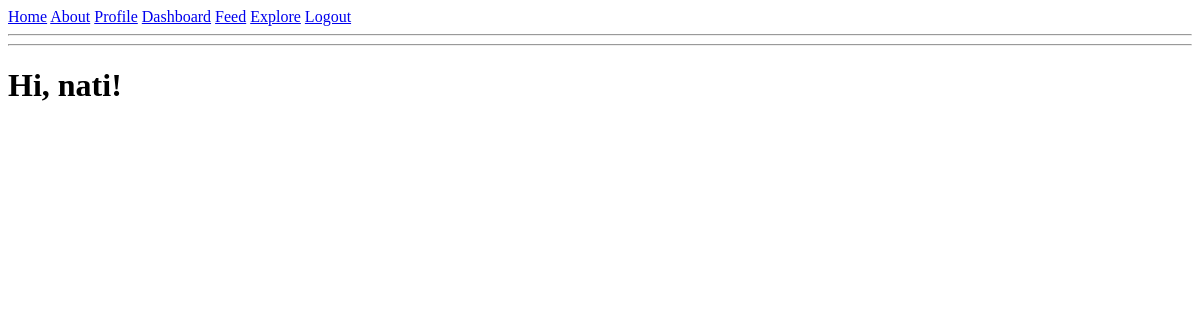
Page /explore (signed in) on the earlier database version.
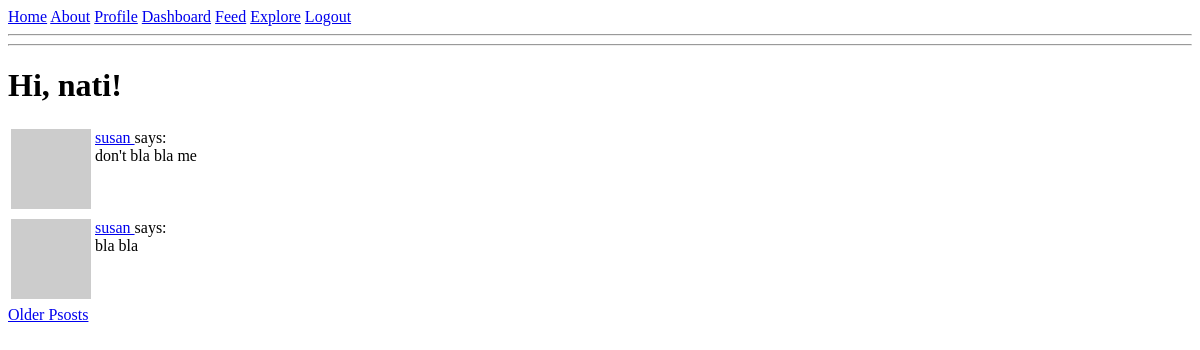
Same page on the later database version.
### app/models.py (models this page shows, shortened)
class Post(db.Model):
    id: so.Mapped[int] = so.mapped_column(primary_key=True)
    body: so.Mapped[str] = so.mapped_column(sa.String(140))
    timestamp: so.Mapped[datetime] = so.mapped_column(
        index=True, default=lambda: datetime.now(timezone.utc))
    user_id: so.Mapped[int] = so.mapped_column(sa.ForeignKey(User.id),
                                               index=True)
    author: so.Mapped[User] = so.relationship(back_populates='posts')

class User(UserMixin, db.Model):
    id: so.Mapped[int] = so.mapped_column(primary_key=True)
    username: so.Mapped[str] = so.mapped_column(sa.String(64), index=True,
                                                unique=True)
    email: so.Mapped[str] = so.mapped_column(sa.String(120), index=True,
                                             unique=True)
    password_hash: so.Mapped[Optional[str]] = so.mapped_column(sa.String(256))
    about_me: so.Mapped[Optional[str]] = so.mapped_column(sa.String(140))
    last_seen: so.Mapped[Optional[datetime]] = so.mapped_column(
        default=lambda: datetime.now(timezone.utc))
    posts: so.WriteOnlyMapped['Post'] = so.relationship(
        back_populates='author')
    following: so.WriteOnlyMapped['User'] = so.relationship(
        secondary=followers, primaryjoin=(followers.c.follower_id == id),
        secondaryjoin=(followers.c.followed_id == id),
        back_populates='followers')
    followers: so.WriteOnlyMapped['User'] = so.relationship(
        secondary=followers, primaryjoin=(followers.c.followed_id == id),
        secondaryjoin=(followers.c.follower_id == id),
        back_populates='following')
    def avatar(self, size):
        digest = md5(self.email.lower().encode('utf-8')).hexdigest()
        return f'https://www.gravatar.com/avatar/{digest}?d=monsterid&s={size}'

### app/routes.py (the view)
@app.route('/explore')
@login_required
def explore():
    page = request.args.get('page', 1, type=int)
    query = sa.select(Post).order_by(Post.timestamp.desc())
    posts = db.paginate(query, page=page,
                        per_page=app.config['POSTS_PER_PAGE'],
                        error_out=False)
    next_url = url_for('explore', page=posts.next_num) \
        if posts.has_next else None
    prev_url = url_for('explore', page=posts.prev_num) \
        if posts.has_prev else None
    return render_template('feed.html', title='Explore', posts=posts.items,
                           prev_url=prev_url, next_url=next_url)

### app/models.py (called while the page is built)
@login.user_loader
def load_user(id):
    return db.session.get(User, int(id))

### app/routes.py (called while the page is built)
@app.before_request
def before_request():
    if current_user.is_authenticated:
        current_user.last_seen = datetime.now(timezone.utc)
        db.session.commit()

### app/templates/feed.html (shortened to what this page needs)
{% extends "base.html" %}
{% block content %}
    <h1>Hi, {{ current_user.username }}!</h1>
    {% for post in posts %}
        {% include '_post.html' %}
    {% endfor %}
    {% if next_url %}
    <a href="{{ next_url }}">Older Psosts</a>
    {% endif %}
{% endblock %}

### app/templates/_post.html
<table>
    <tr valign="top">
        <td><img src="{{ post.author.avatar(36) }}"></td>
        <td>
            <a href="{{ url_for('user', username=post.author.username) }}">
                {{ post.author.username }}
            </a>
            says:<br>{{ post.body }}
        </td>
    </tr>
</table>

Differences in the rows shown:
added Post: author.username "susan", body "don't bla bla me"
added Post: author.username "susan", body "bla bla"
Other differences:
text now shown: "Older Psosts"
